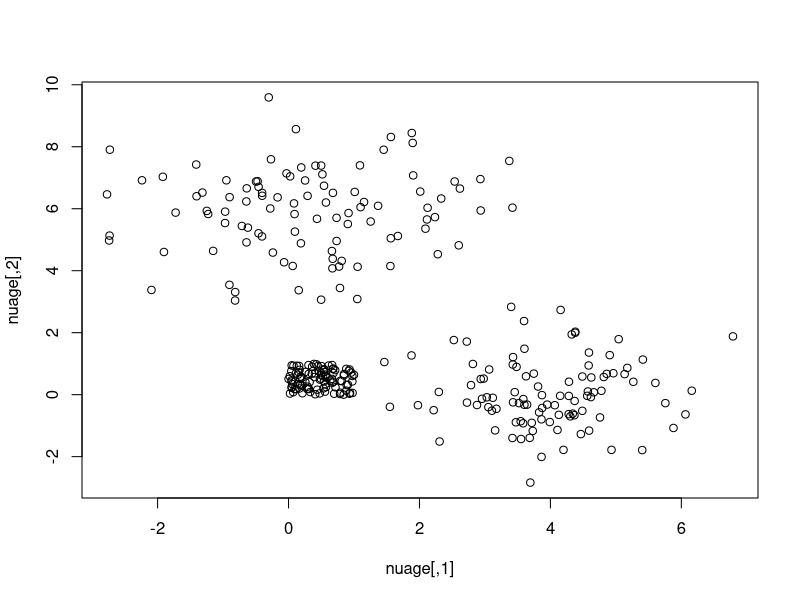
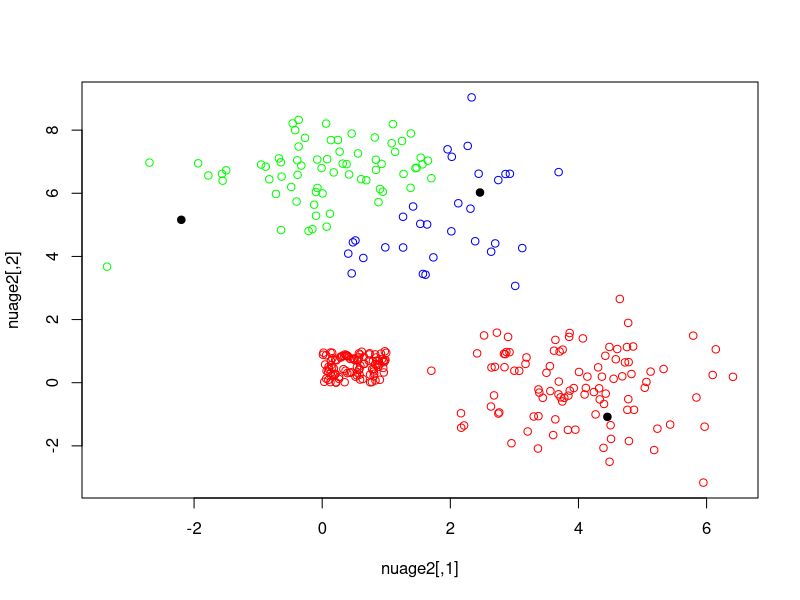

Here is the R script that generated these plots, in order:
#Exercice 1 
exo1=function(){
  nuage<-matrix(nrow=300,ncol=2)
  
  for(i in 1:100){
    nuage[i,1]<-runif(1, min=0, max=1)
    nuage[i,2]<-runif(1, min=0, max=1)
  }
  
  mat2<-matrix(nrow=100,ncol=2)
  mat2[,1]<-rnorm(100, 4, 1)
  mat2[,2]<-rnorm(100,0, 1)
  
  scale(mat2[,2], center = TRUE, scale = TRUE)
  for(i in 101:200){
    nuage[i,1]<-mat2[i-100,1]
    nuage[i,2]<-mat2[i-100,2]
  }
  
  mat3<-matrix(nrow=100,ncol=2)
  mat3[,1]<-rnorm(100, mean = 0.5, sd =sqrt( 2))
  mat3[,2]<-rnorm(100, mean = 6, sqrt(2))
  for(i in 201:300){
    nuage[i,1]<-mat3[i-200,1]
    nuage[i,2]<-mat3[i-200,2]
  }
  return(nuage)
}
nuage=exo1()
plot(nuage)

#Exercice 2
nuage=exo1()
nuage2<-nuage
mat_id <- diag(300)
C<-dist(nuage, method = "euclidean", diag = FALSE, upper = FALSE)
tab_dist<-as.matrix(C)

while(nrow(tab_dist)>3){
  lem<-which(tab_dist==min(C),arr.ind = T) #On récupére le minimum de la matrice euclidienne
  mini=lem[1,1] #on recupere la ligne et la colonne
  minj=lem[1,2] 
  nuage[mini,1]<-(nuage[mini,1]+nuage[minj,1])/2 #on associe au point i la moyenne des points i et j 
  nuage[mini,2]<-(nuage[mini,2]+nuage[minj,2])/2 #(calcul du nouveau bary-centre de la classe)
  mat_id[mini,]<-mat_id[mini,]+mat_id[minj,] #on ajoute a la ligne i de la matrice identité la ligne j 
  mat_id<-mat_id[-minj,] #on supprime la ligne j de la matrice identité 
  nuage<-nuage[-minj,] #on supprime le point j du tableau de point
  C<-dist(nuage, method = "euclidean", diag = FALSE, upper = FALSE) #on recalcule la matrice euclidienne
  tab_dist<-as.matrix(C)
}



#Exercice 3 
mat_id<-t(mat_id)
z<-c(1:300)
#on recupere ici la classe de chaque point du tableau
for (i in 1:nrow(mat_id)){
  if(mat_id[i,1]==1){
    z[i]=1
  }
  if(mat_id[i,2]==1){
    z[i]=2
  }
  if(mat_id[i,3]==1){
    z[i]=3
  }
}
#on affiche le  uage de points avec les couleurs associées a chaque classe ainsi que le centre de gravité de chaque classe 
plot(nuage2,  col = c("red", "blue", "green")[z])
points(nuage,pch=19)

#on compte le nombre d'élément de chaque classe a fin de construire des matrice, correspondant a chaque classe, qui contiendra les pointrs de sa classe
nb_1=0
nb_2=0
nb_3=0
for (i in 1:300){
  if(z[i]==1){
    nb_1=nb_1+1
  }
  if(z[i]==2){
    nb_2=nb_2+1
  }
  if(z[i]==3){
    nb_3=nb_3+1
  }
}

class_1 =matrix(nrow=nb_1,ncol=2)
class_2 =matrix(nrow=nb_2,ncol=2)
class_3 =matrix(nrow=nb_3,ncol=2)

#on remplit les matrix avec les éléments de sa classe
nb_1=1
nb_2=1
nb_3=1
for (i in 1:300){
  if(z[i]==1){
    class_1[nb_1,1]=nuage2[i,1]
    class_1[nb_1,2]=nuage2[i,2]
    nb_1=nb_1+1
  }
  if(z[i]==2){
    class_2[nb_2,1]=nuage2[i,1]
    class_2[nb_2,2]=nuage2[i,2]
    nb_2=nb_2+1
  }
  if(z[i]==3){
    class_3[nb_3,1]=nuage2[i,1]
    class_3[nb_3,2]=nuage2[i,2]
    nb_3=nb_3+1
  }
}

#On va maintenant calculer l'inertie relative intra classe
#On récupére la distance entre tout les points de chaque classe
inertie_intra_class1=dist(class_3, method = "euclidean", p = 2)
inertie_intra_class2=dist(class_3, method = "euclidean", p = 2)
inertie_intra_class3=dist(class_3, method = "euclidean", p = 2)

#on les porte à la puissance 2 
inertie_intra_class1=inertie_intra_class1^2
inertie_intra_class2=inertie_intra_class2^2
inertie_intra_class3=inertie_intra_class3^2

#On fait la somme de toutes les distances
inertie_intra_class=sum(inertie_intra_class1)+sum(inertie_intra_class2)+sum(inertie_intra_class3)
print(inertie_intra_class)
